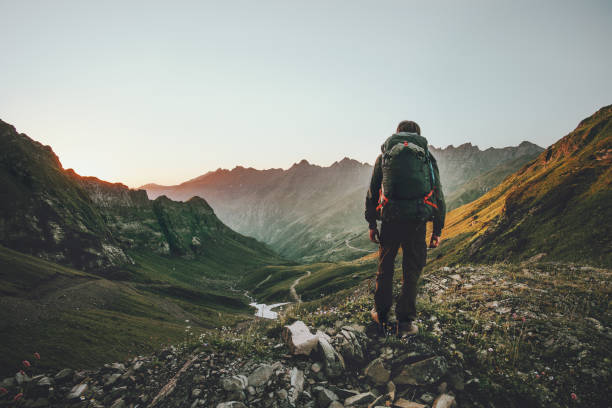
#> input picture mountain_real/original/istockphoto-1041742312-612x612.jpg, 612 x 408 px; its folder holds only this picture in this run
$ python -i estimate_watermark.py   (imports and definitions only)   (older library calls are emulated)
#> lines starting #> are read from the running program, lines starting #| are printed output that depends on the picture
import sys, os
import cv2
import numpy as np
import warnings
from matplotlib import pyplot as plt
import math
import numpy
import scipy, scipy.fftpack

# Variables
KERNEL_SIZE = 3

# po ying修正版
def estimate_watermark2(images):
    """
    Given a folder, estimate the watermark (grad(W) = median(grad(J)))
    Also, give the list of gradients, so that further processing can be done on it
    """
    if not images:
        warnings.warn("No images found in the folder.", UserWarning)
        return None

    # Compute gradients
    print("Computing gradients.")
    gradx = list(map(lambda x: cv2.Sobel(x, cv2.CV_64F, 1, 0, ksize=KERNEL_SIZE), images))
    grady = list(map(lambda x: cv2.Sobel(x, cv2.CV_64F, 0, 1, ksize=KERNEL_SIZE), images))

    # 以第一張圖片為基準，對齊其他圖片，所以第一章圖片一定要最小
    gx_crop = [gradx[0]]
    gy_crop = [grady[0]]
    for i in range(1,len(gradx)):
      im, start, end = watermark_detector2(images[i], gradx[0], grady[0])
      gx_crop.append(gradx[i][start[0]:end[0], start[1]:end[1], :])
      gy_crop.append(grady[i][start[0]:end[0], start[1]:end[1], :])
      print(start, end)


    # Compute median of grads
    print("Computing median gradients.")
    Wm_x = np.median(np.array(gx_crop), axis=0)
    Wm_y = np.median(np.array(gy_crop), axis=0)

    return (Wm_x, Wm_y, gx_crop, gy_crop)

# 原版
# [263 lines left out: functions estimate_watermark, estimate_watermark_from_J, PlotImage, poisson_reconstruct2, poisson_reconstruct3, poisson_reconstruct and 5 more, not called in this run]

>>> import cv2
>>> picture = cv2.imread('../mountain_real/original/istockphoto-1041742312-612x612.jpg', cv2.IMREAD_GRAYSCALE)
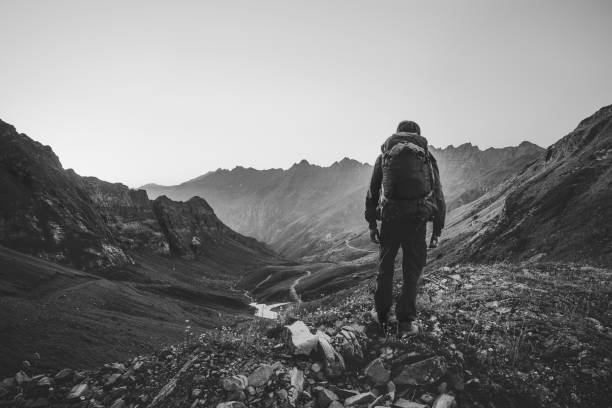
#> picture: shape (408, 612); min 7, max 255, mean 125.7
#> (the run stopped early here; a loop or call above may not have finished)

$ run again, on mountain_real/original/istockphoto-1041972386-612x612.jpg
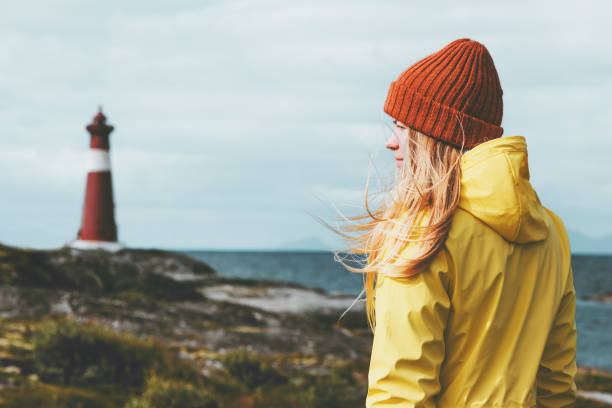
#> input picture mountain_real/original/istockphoto-1041972386-612x612.jpg, 612 x 408 px
#> `picture = cv2.imread('../mountain_real/original/istockphoto-1041742312..`:
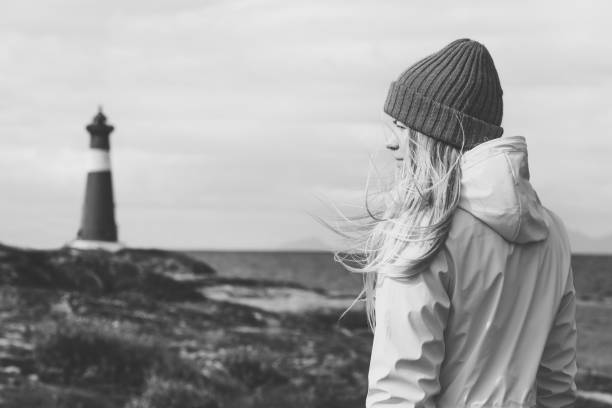
#> picture: shape (408, 612); min 38, max 251, mean 163.1

$ run again, on mountain_real/original/istockphoto-1058409750-612x612.jpg
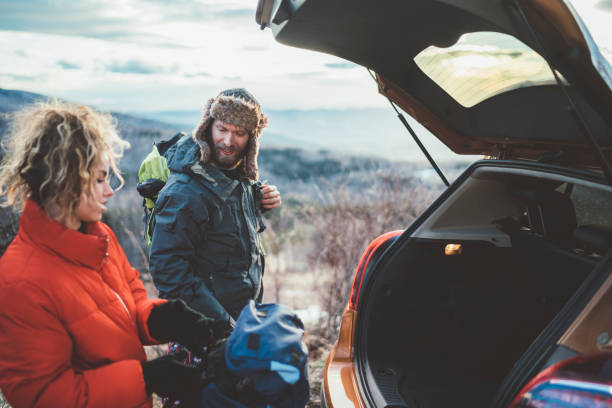
#> input picture mountain_real/original/istockphoto-1058409750-612x612.jpg, 612 x 408 px
#> `picture = cv2.imread('../mountain_real/original/istockphoto-1041742312..`:
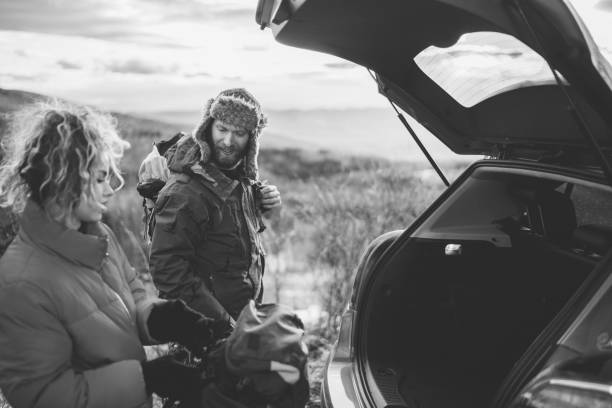
#> picture: shape (408, 612); min 15, max 255, mean 113.7

$ run again, on mountain_real/original/istockphoto-1060529042-612x612.jpg
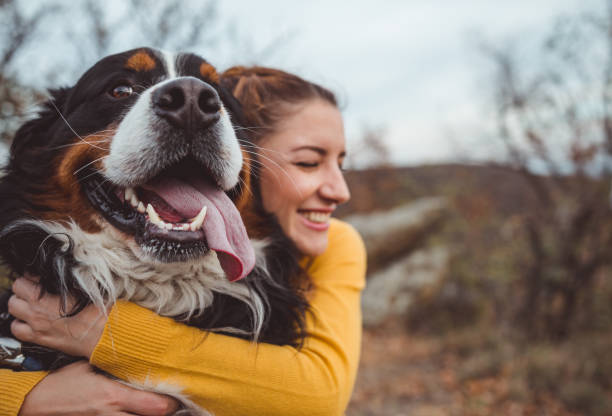
#> input picture mountain_real/original/istockphoto-1060529042-612x612.jpg, 612 x 416 px
#> `picture = cv2.imread('../mountain_real/original/istockphoto-1041742312..`:
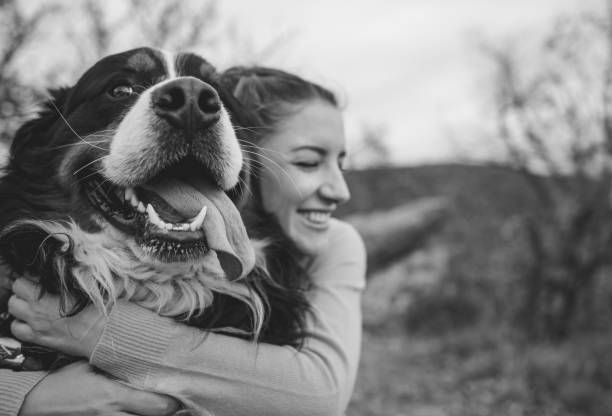
#> picture: shape (416, 612); min 8, max 241, mean 129.4
